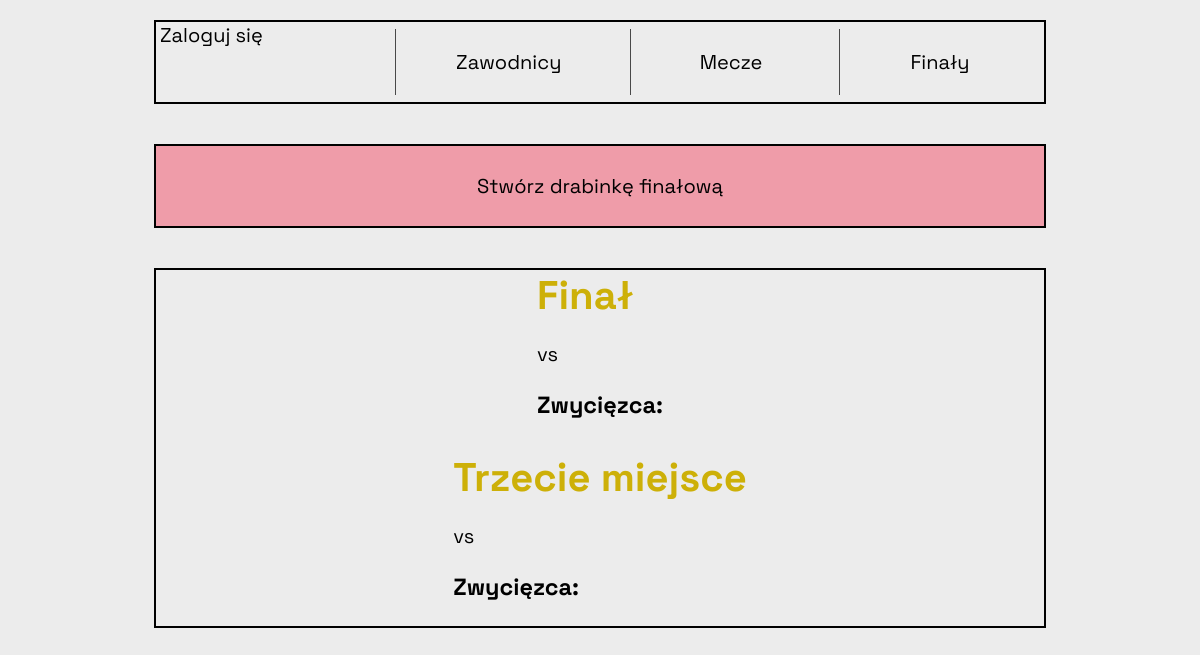
/finals/, run on an earlier commit of the app's database.
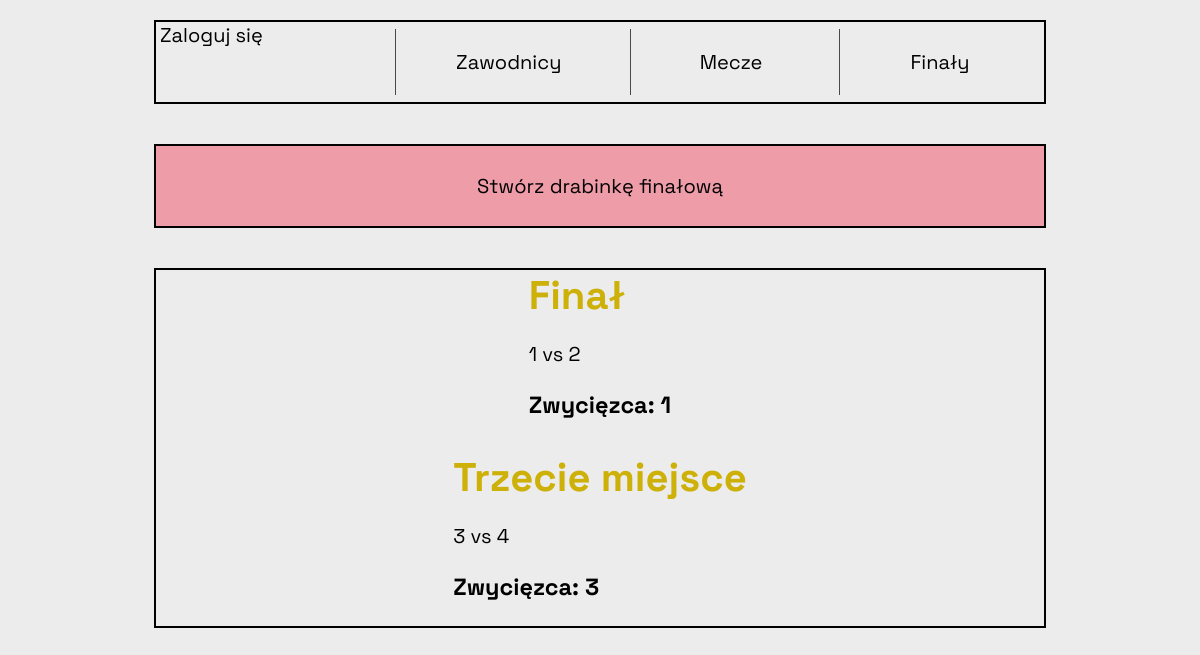
And on a later commit of the database.
### table/models.py (models this page shows, shortened)
class FinalsMatch(models.Model):
    player1 = models.ForeignKey(Player, related_name='finals_player1',
                                on_delete=models.CASCADE)
    player2 = models.ForeignKey(Player, related_name='finals_player2',
                                on_delete=models.CASCADE)
    level = models.CharField(max_length=50)
    winner = models.ForeignKey(Player, default=None,
                               related_name='finals_match_winner',
                               on_delete=models.CASCADE, null=True, blank=True)

class Player(models.Model):
    name = models.CharField(max_length=50)
    points = models.SmallIntegerField(default=0)
    games = models.SmallIntegerField(default=0)
    qualified = models.BooleanField(default=False)
    point_balance = models.IntegerField(default=0)
    def __str__(self) -> str:
        return self.name

### table/views.py (the view)
# urls.py: path('finals/', views.finals, name='finals'),
def finals(request):
    try:
        great_final = FinalsMatch.objects.get(level='1')
        miejce_3 = FinalsMatch.objects.get(level='3')
    except FinalsMatch.DoesNotExist:
        great_final = None
        miejce_3 = None
    context={
            'great_final': great_final,
            'miejsce_3': miejce_3,}
    return render(request, 'table/finals.html', context)

### table/templates/table/finals.html
{% extends "table/base.html" %}
{% block content %}
<a href="{% url "table:create_finals" %}" class='navbar red'>
  <div>Stwórz drabinkę finałową</div>
</a>
<div class='navbar matches'>
  <div class='final'>
    {% if great_final.id %}
    <a href="{% url "table:change_finals_score" great_final.id%}">
    {% else %}
    <a href='#'>
    {% endif %}
      <div class='final-match-display'>
        <h1 class='zwyciezca'>Finał</h1>
        <p>{{ great_final.player1 }} vs {{ great_final.player2 }}</p>
        <h3>Zwycięzca: {{ great_final.winner }}</h3>
      </div>
    </a>
  </div>
  <div class='final trzecie'>
    {% if miejsce_3.id %}
    <a href="{% url "table:change_finals_score" miejsce_3.id%}">
    {% else %}
    <a href='#'>
    {% endif %}
      <div class='final-match-display'>
        <h1 class='zwyciezca'>Trzecie miejsce</h1>
        <p>{{ miejsce_3.player1 }} vs {{ miejsce_3.player2 }}</p>
        <h3>Zwycięzca: {{ miejsce_3.winner }}</h3>
      </div>
    </a>
  </div>
</div>
{% endblock content %}

What changed in the data, as far as the page shows it:
added FinalsMatch: player1 "1", player2 "2", winner "1"
added FinalsMatch: player1 "3", player2 "4", winner "3"
